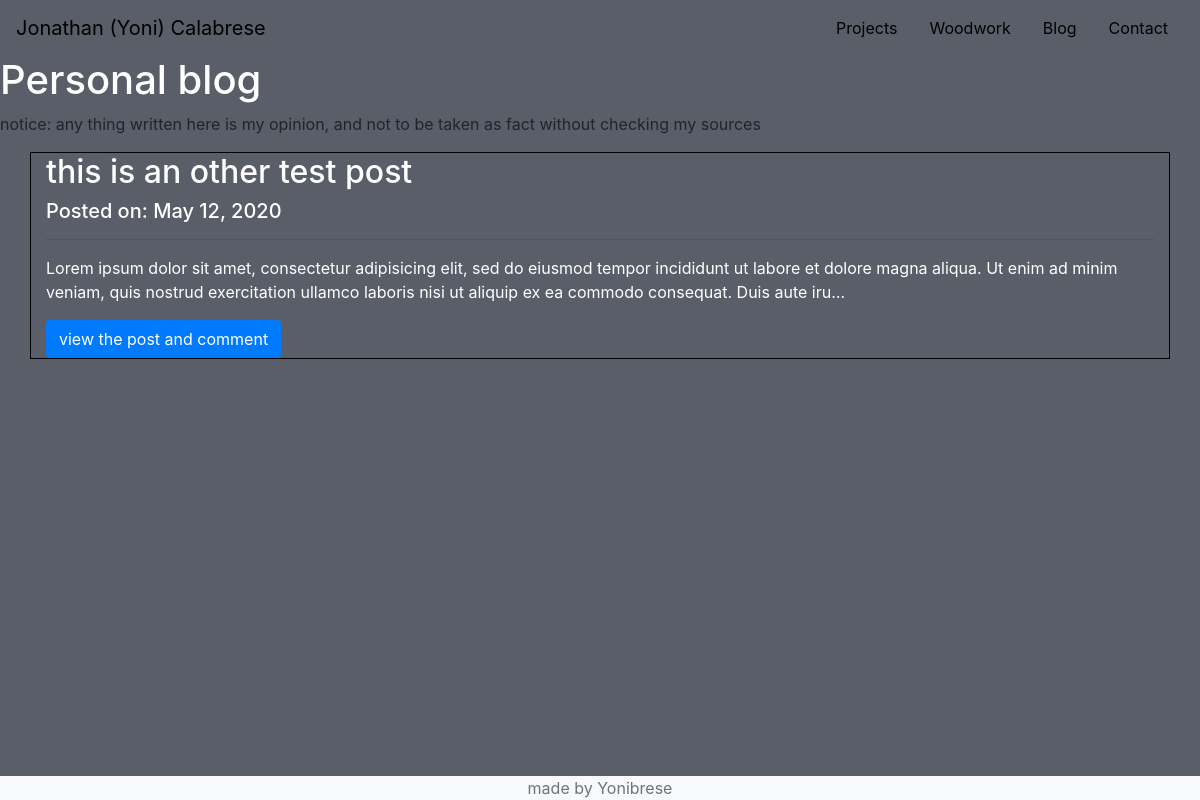
Page /blog/ on the earlier database version.
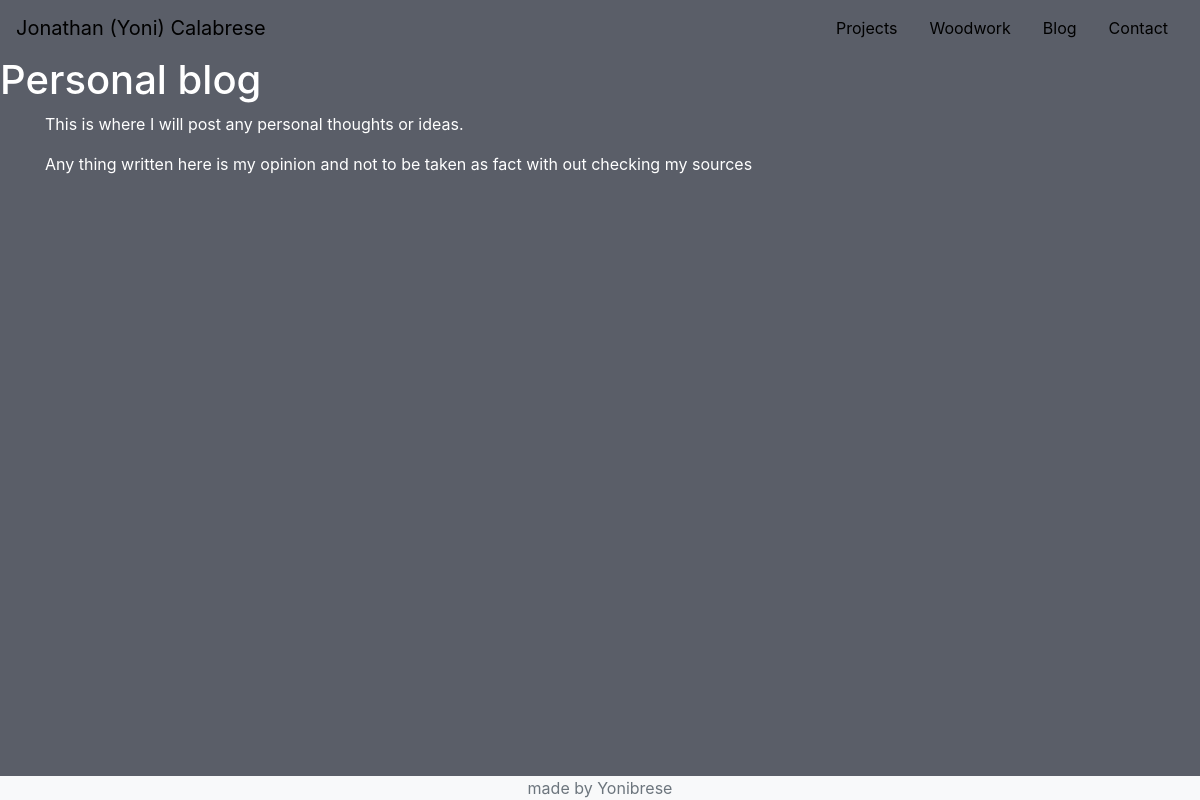
Same page on the later database version.
### blog/models.py (models this page shows)
class BlogPost(models.Model):
    title = models.CharField(max_length=100)
    date_added = models.DateField(auto_now=True)
    blog_text = models.TextField(null=True)
    comment = models.ManyToManyField(Comment, blank=True)

### blog/views.py (the view)
# urls.py: path('', views.blog, name='blog'),
def blog(request):
    posts = models.BlogPost.objects.all().order_by('-date_added')
    return render(request, 'blog/blog.html', {'posts': posts})

### blog/templates/blog/blog.html (shortened to what this page needs)
{% extends 'base.html' %}
{% block content %}
    <div id="blog_page">
        <h1>Personal blog</h1>
        {% if not posts  %}
        <div class="container" id="blog_notice">
            <p>This is where I will post any personal thoughts or ideas.</p>
            <p>Any thing written here is my opinion and not to be taken as fact with out checking my sources</p>
        </div>
        {% else %}
        <p>notice: any thing written here is my opinion, and not to be taken as fact without checking my sources</p>
        {% for post in posts %}
        <div id="post" class="container">
            <h2>{{ post.title }}</h2>
            <h5> Posted on: {{ post.date_added }} </h5>
            <hr>
            <p>{{ post.blog_text|truncatechars:250 }}</p>
            <a href="{% url 'comment' id=post.id %}" class="btn btn-primary">view the post and comment</a>
        </div>
        {% endfor %}
        {% endif %}
    </div>
{% endblock %}

### templates/base.html (shortened to what this page needs)
<!DOCTYPE html>
{% load static %}
<html lang="en">
<head>
    <link rel="stylesheet" href="https://stackpath.bootstrapcdn.com/bootstrap/4.3.1/css/bootstrap.min.css">
    {% block css %}
    <link rel="stylesheet" type="text/css" href="{% static 'style.css' %}">
    {% endblock %}
</head>
<body>
    {% block nav %}
    <div id="nav">
        <nav class="navbar">
            <a class="navbar-brand" href="{% url 'home' %}">
                Jonathan (Yoni) Calabrese
            </a>
            <nav class="nav justify-content-end">
                <a class="nav-link" href="{% url 'web_p' %}">Projects</a>
                <a class="nav-link" href="{% url 'wood_g' %}">Woodwork</a>
                <a class="nav-link" href="{% url 'blog' %}">Blog</a>
                <a class="nav-link" href="{% url 'contact' %}">Contact</a>
            </nav>
        </nav>
    </div>
    {% endblock %}
    {% block content %}
    {% endblock %}
    <footer class="page-footer fixed-bottom bg-light">
        <div class="footer text-muted text-center">
            made by Yonibrese
        </div>
    </footer>
</body>
</html>

### static/style.css (style rules this page uses)
body { background-color:#5A5E68; }
#nav a { color:black; }
#blog_page h1 { color: white; }
#blog_notice { color: white; }

Differences in the rows shown:
removed BlogPost: title "this is an other test post", date_added "May 12, 2020", blog_text "Lorem ipsum dolor sit amet, consectetur adipisicing elit, sed do eiusmod tempor incididunt ut labore et dolore magna aliqua. Ut enim ad minim veniam, quis nostrud exercitation ullamco laboris nisi ut aliquip ex ea commodo consequat. Duis aute iru…"
Other differences:
text no longer shown: "notice: any thing written here is my opinion, and not to be taken as fact without checking my sources"
text now shown: "This is where I will post any personal thoughts or ideas. Any thing written here is my opinion and not to be taken as fact with out checking my sources"
